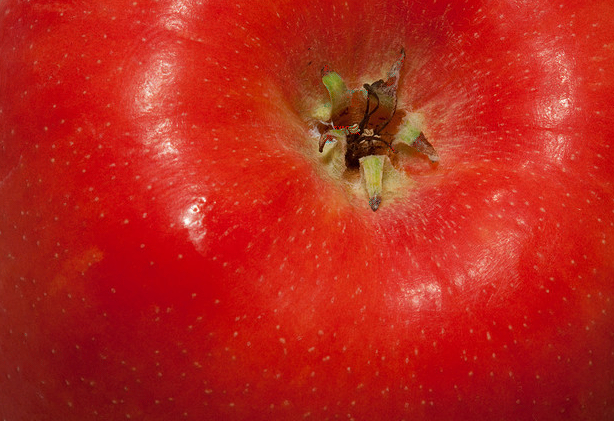
#> input picture data/bpcs_tool/bpcs_digital_detection_evaluation/images/RBEO/applebmp+secret.bmp, 614 x 421 px
$ python jpeg_encode_backup.py ../../../data/bpcs_tool/bpcs_digital_detection_evaluation/images/RBEO/applebmp+secret.bmp ../../../data/bpcs_tool/bpcs_digital_detection_evaluation/images/RBEO/fruit.jpg+green.bmp_.bmp
#> lines starting #> are read from the running program, lines starting #| are printed output that depends on the picture
### src/steganography/jpeg_steganography/zigzag_encoding.py
# Code Sourced from https://github.com/lot9s/lfv-compression/blob/master/scripts/our_mpeg/zigzag.py
import numpy as np

ZIGZAGINVERSE = np.array([[0,  1,  5,  6,  14, 15, 27, 28],
                   [2,  4,  7,  13, 16, 26, 29, 42],
                   [3,  8,  12, 17, 25, 30, 41, 43],
                   [9,  11, 18, 24, 31, 40, 44,53],
                   [10, 19, 23, 32, 39, 45, 52,54],
                   [20, 22, 33, 38, 46, 51, 55,60],
                   [21, 34, 37, 47, 50, 56, 59,61],
                   [35, 36, 48, 49, 57, 58, 62,63]])

ZIGZAGFLATINVERSE = ZIGZAGINVERSE.flatten()
ZIGZAGFLAT = np.argsort(ZIGZAGFLATINVERSE)

def zigzag_single(matrix):
    """
    ZigZag scan over a 8x8 2D array into a 64-element 1D array.
    Args:
        numpy.ndarray: 8x8 2D array
    Returns:
        numpy.ndarray: 64-element 1D array
    """
    return matrix.flatten()[ZIGZAGFLAT]

def inverse_zigzag_single(array):
    """
    Inverse ZigZag scan over 64-element 1D array into a 8x8 2D array.
    Args:
        numpy.ndarray: 64-element 1D array
    Returns:
        numpy.ndarray: 8x8 2D array
    """
    return array[ZIGZAGFLATINVERSE].reshape([8,8])

### src/steganography/jpeg_steganography/jpeg_encode_backup.py
from PIL import Image
from itertools import groupby
import numpy as np
import argparse
import zigzag_encoding
import cv2
import csv
import math
import os
import ast

def get_arguments():
    parser = argparse.ArgumentParser(description="BPCS Encoding tool")
    parser.add_argument("v", type=str, help="Vessel Image")
    parser.add_argument("s", type=str, help="Secret Image")
    args = parser.parse_args()
    return args

def get_file(name):
    """
    Takes a string parameter indicating file name.
    Reads in file and converts to np array, closes image. Returns np array.
    This function gets the vessel and secret object arrays.
    """
    img = cv2.imread(name, cv2.IMREAD_GRAYSCALE)
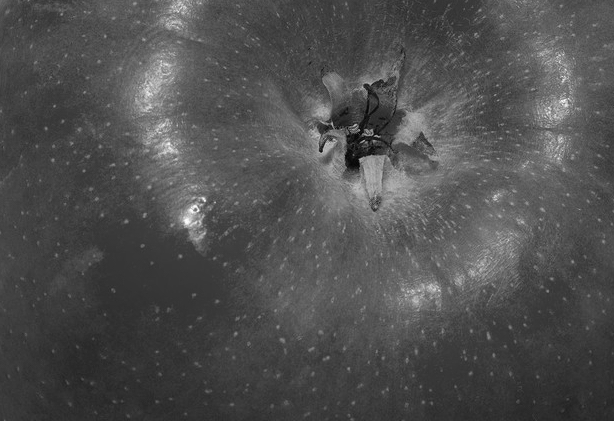
#> img: shape (421, 614); min 5, max 254, mean 79.2
    return img

def remove_rle_file():
    try:
        os.remove("image.csv")
    except OSError:
        pass
    return

def clean_values(matrix):
    matrix[matrix>255] = 255
    matrix[matrix<0] = 0
    return matrix

def create_image(matrix):
    cv2.imwrite("compressed.bmp",np.uint8(matrix))
    return

def create_quantization_matrix():
    return(np.array([
        16,11,10,16,24,40,51,61,
        12,12,14,19,26,58,60,55,
        14,13,16,24,40,57,69,56,
        14,17,22,29,51,87,80,62,
        18,22,37,56,68,109,103,77,
        24,35,55,64,81,104,113,92,
        49,64,78,87,103,121,120,101,
        72,92,95,98,112,100,103,99
    ]).reshape(8,8))

def image_size_to_csv(height, width):
    with open("image.csv", "w") as f:
        wr = csv.writer(f)
        wr.writerow([height, width])
    return

def split_into_blocks(img, qtmatrix):
    compressed = np.zeros((img.shape[0], img.shape[1]))
    image_size_to_csv(img.shape[0],img.shape[1])
    compressed[0:compressed.shape[0], 0:compressed.shape[1]] = img[0:img.shape[0],0:img.shape[1]]
    for i in range(compressed.shape[0]//8):
        for j in range(compressed.shape[1]//8):
            block = compressed[i*8:i*8+8,j*8:j*8+8]
            discrete_cosine_transform = cv2.dct(block)
            quantised_matrix = np.divide(discrete_cosine_transform, qtmatrix).astype(int)
            normalised = zigzag_encoding.zigzag_single(quantised_matrix)
            create_run_length_encoding(normalised)
            compressed[i*8:i*8+8,j*8:j*8+8] = quantised_matrix.reshape(8,8)
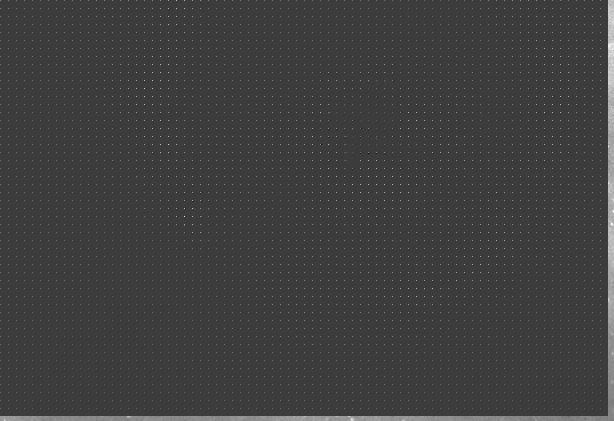
#> compressed: shape (421, 614) float64; min -37, max 119, mean 1.9; drawn with min black and max white
    return compressed

def create_run_length_encoding(block):
    rle = [[i, len([*group])] for i, group in groupby(block)]
    with open("image.csv", "a") as f:
        wr = csv.writer(f)
        wr.writerow(rle)
    return

def construct_block(row, qtmatrix):
    block = []
    for each_rle in row:
        each_rle_as_list = ast.literal_eval(each_rle)
        block.extend([each_rle_as_list[0]]*each_rle_as_list[1])
    normalised = zigzag_encoding.inverse_zigzag_single(np.asarray(block))
    de_quantized = np.multiply(normalised, qtmatrix)
    compressed_image_block = cv2.idct(np.float32(de_quantized))
    return compressed_image_block


def run_length_to_image():
    block_arr = []
    height_and_width_found = False
    quantization_matrix = create_quantization_matrix()
    with open("image.csv", "r") as f:
        reader = csv.reader(f)
        for row in reader:
            if not height_and_width_found:
                height = int(row[0])
                width = int(row[1])
                height_and_width_found = True
                continue
            block = construct_block(row, quantization_matrix)
            block_arr.append(block)
    compressed_arr = np.zeros((height,width))
    block_n = 0
    for i in range(height//8):
        for j in range(width//8):
            compressed_arr[i*8:i*8+8, j*8:j*8+8] = block_arr[block_n]
            block_n+=1
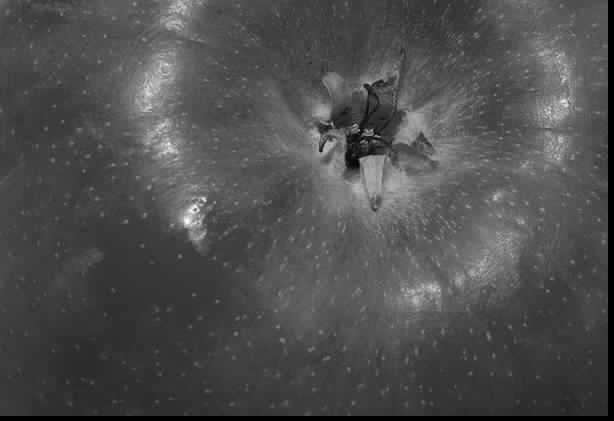
#> compressed_arr: shape (421, 614) float64; min -0.758, max 251.3, mean 77; drawn with min black and max white
    return compressed_arr

def main():

    remove_rle_file()

    args = get_arguments()

    img = get_file(args.v)


    quantization_matrix = create_quantization_matrix()
    compressed_arr = split_into_blocks(img, quantization_matrix)
    compressed_arr = run_length_to_image()

    create_image(compressed_arr)
    remove_rle_file()

if __name__ == "__main__":
    main()

$ run again, on data/bpcs_tool/bpcs_digital_detection_evaluation/images/RBEO/fruit.jpg+harry.jpg_.bmp
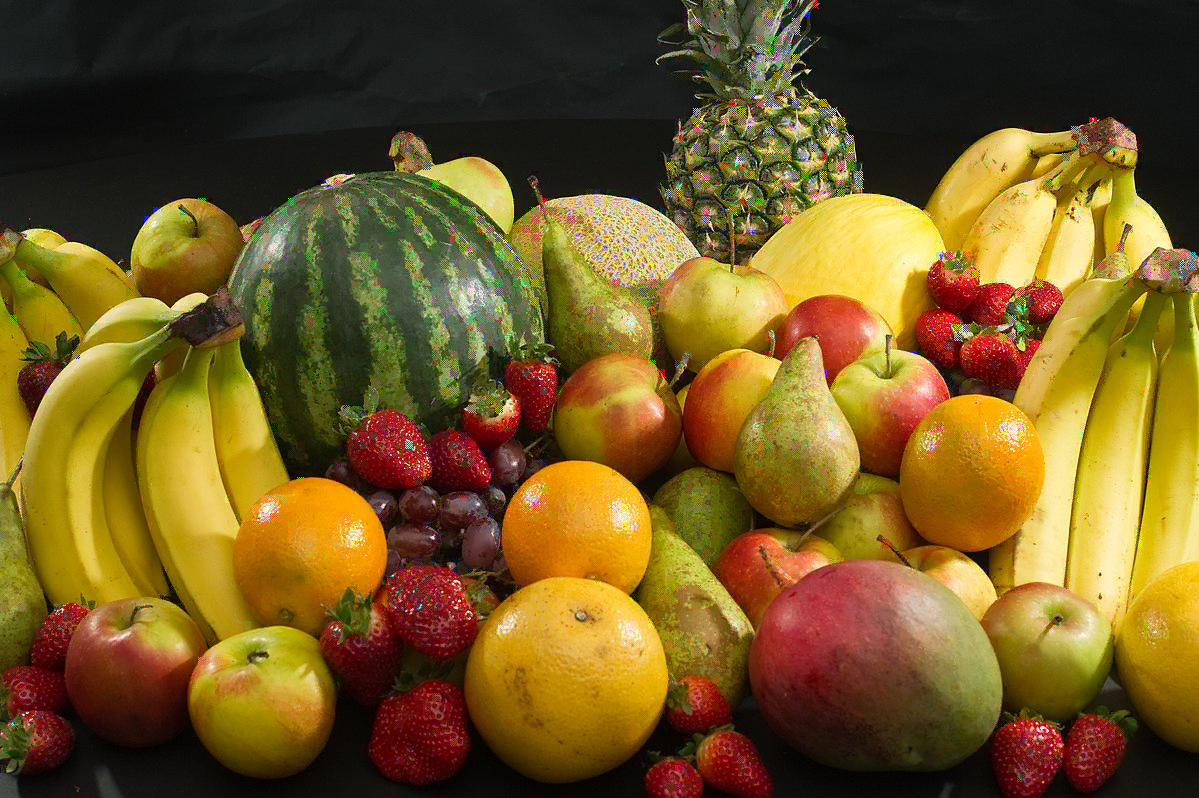
#> input picture data/bpcs_tool/bpcs_digital_detection_evaluation/images/RBEO/fruit.jpg+harry.jpg_.bmp, 1199 x 798 px
#> after the loop in split_into_blocks, `for i in range(compressed.shape[0]//8):`:
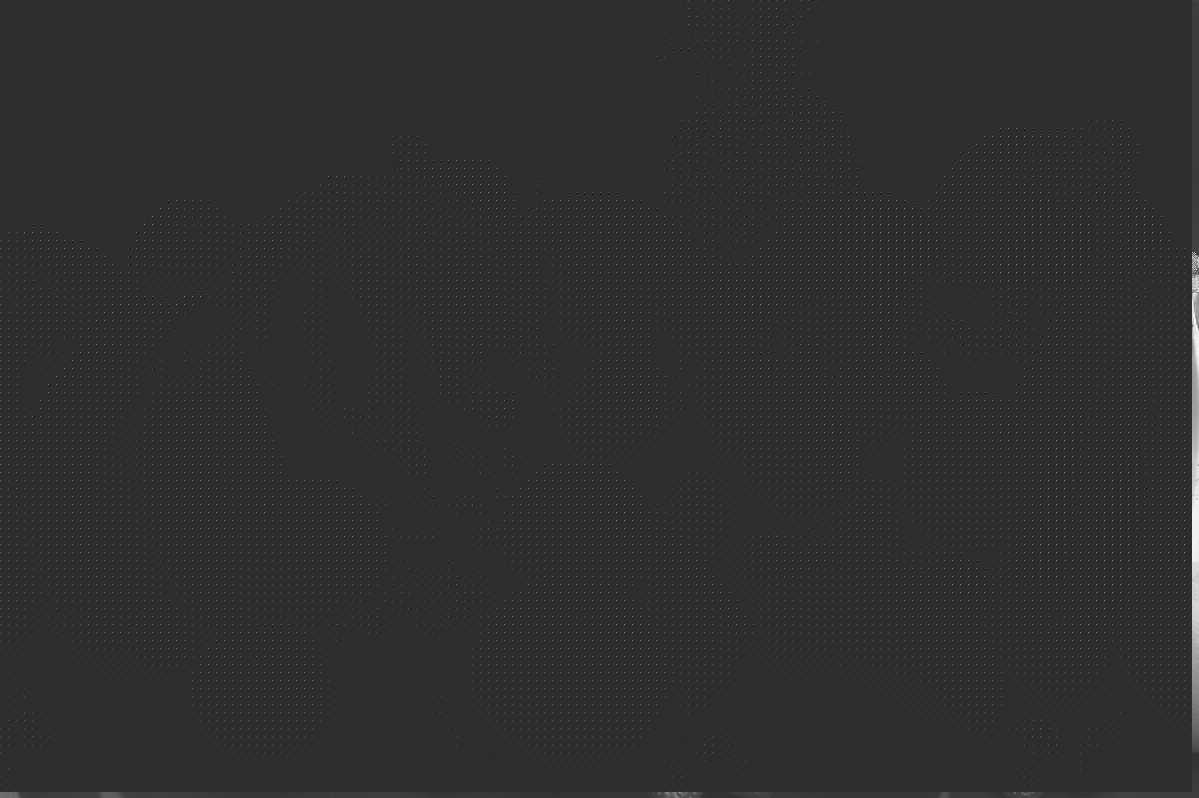
#> compressed: shape (798, 1199) float64; min -53, max 244, mean 1.5; drawn with min black and max white
#> in create_image, `cv2.imwrite("compressed.bmp",np.uint8(matrix))`:
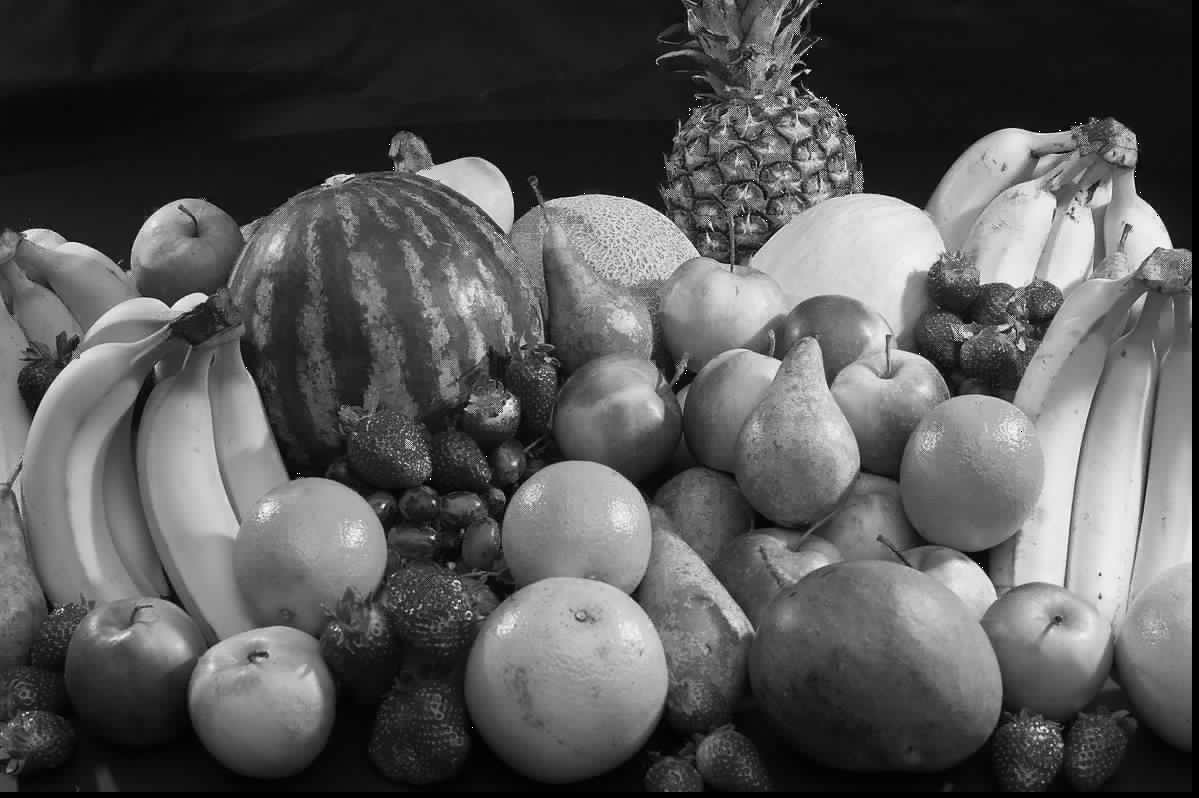
#> saved as compressed.bmp: shape (798, 1199); min 0, max 255, mean 88.5

$ run again, on data/bpcs_tool/bpcs_digital_detection_evaluation/images/RBEO/vessel.bmp+goldhill.bmp
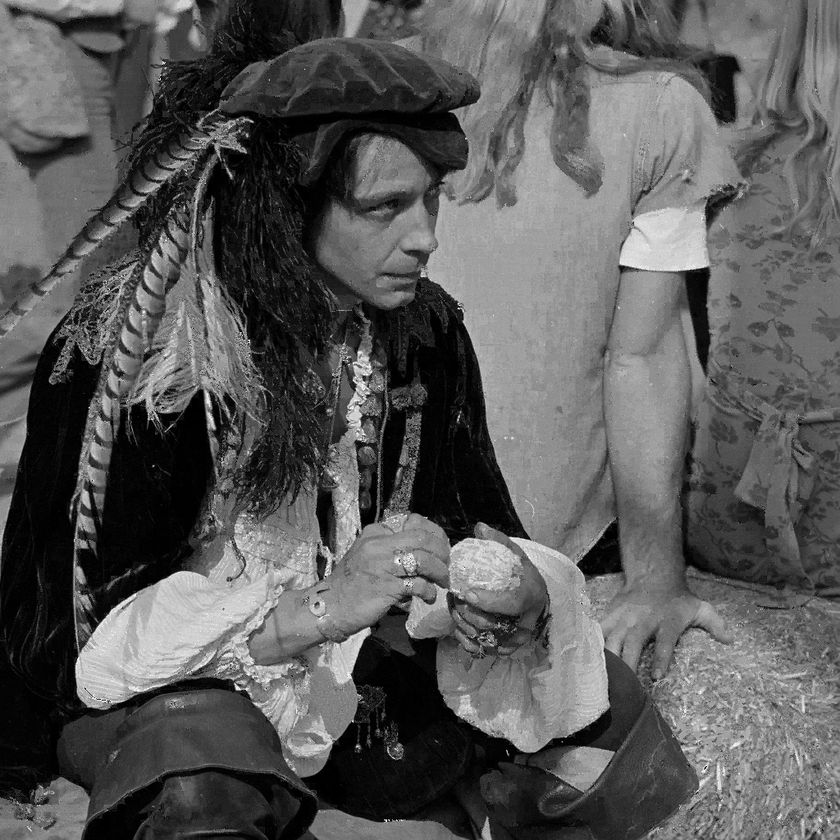
#> input picture data/bpcs_tool/bpcs_digital_detection_evaluation/images/RBEO/vessel.bmp+goldhill.bmp, 840 x 840 px, shrunk from 1024 x 1024 before the run
#> in get_file, img is the input picture: shape (840, 840); min 0, max 255, mean 89.3
#> after the loop in split_into_blocks, `for i in range(compressed.shape[0]//8):`:
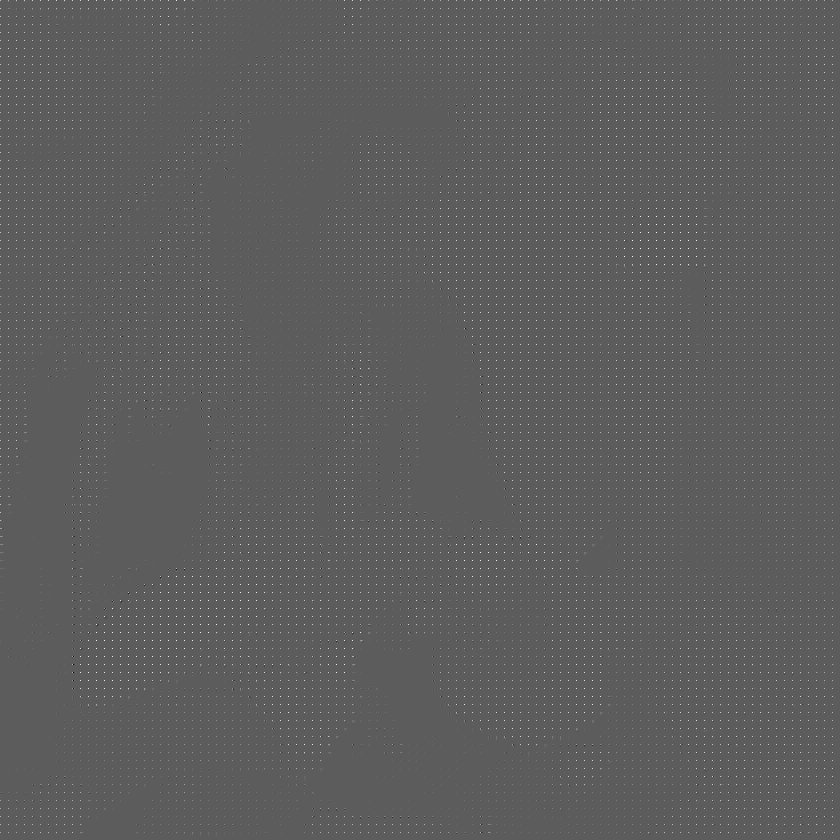
#> compressed: shape (840, 840) float64; min -63, max 110, mean 0.7; drawn with min black and max white
#> in create_image, `cv2.imwrite("compressed.bmp",np.uint8(matrix))`:
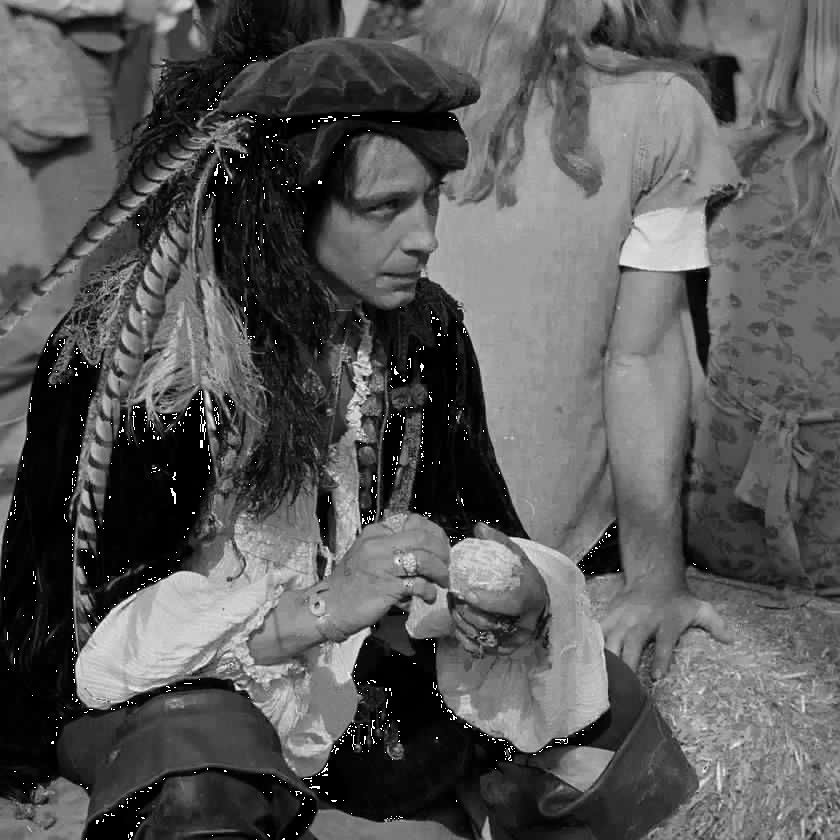
#> saved as compressed.bmp: shape (840, 840); min 0, max 255, mean 88.7
